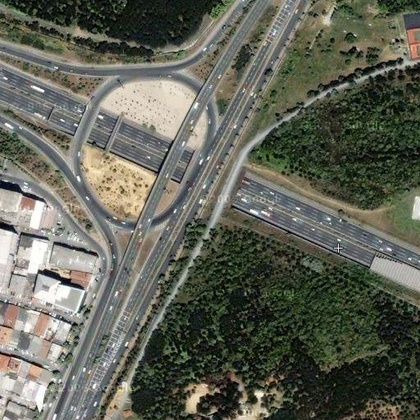
%> input picture new.jpg, 420 x 420 px, shrunk from 512 x 512 before the run
$ octave Untitled.m   (GNU Octave 9; MATLAB toolbox functions it lacks are replaced by stand-ins)
%> lines starting %> are read from the running program, lines starting %| are printed output that depends on the picture; in (x1, y1, x2, y2) boxes, pixels count from 0 and x2, y2 are one past the last pixel; in counts of white or black regions, pixels touching at a corner belong together; the program's own positions count from 1
%> further down, I is the input picture: size 420x420x3 uint8; mean R, G, B 97.3, 99.4, 87.4
### anisodiff2D.m
function diff_im = anisodiff2D(im, num_iter, delta_t, kappa, option)
%> called with num_iter = 20, delta_t = 0.143, kappa = 30, option = 2
%ANISODIFF2D Conventional anisotropic diffusion
%   DIFF_IM = ANISODIFF2D(IM, NUM_ITER, DELTA_T, KAPPA, OPTION) perfoms
%   conventional anisotropic diffusion (Perona & Malik) upon a gray scale
%   image. A 2D network structure of 8 neighboring nodes is considered for
%   diffusion conduction.
%
%       ARGUMENT DESCRIPTION:
%               IM       - gray scale image (MxN).
%               NUM_ITER - number of iterations.
%               DELTA_T  - integration constant (0 <= delta_t <= 1/7).
%                          Usually, due to numerical stability this
%                          parameter is set to its maximum value.
%               KAPPA    - gradient modulus threshold that controls the conduction.
%               OPTION   - conduction coefficient functions proposed by Perona & Malik:
%                          1 - c(x,y,t) = exp(-(nablaI/kappa).^2),
%                              privileges high-contrast edges over low-contrast ones.
%                          2 - c(x,y,t) = 1./(1 + (nablaI/kappa).^2),
%                              privileges wide regions over smaller ones.
%
%       OUTPUT DESCRIPTION:
%                DIFF_IM - (diffused) image with the largest scale-space parameter.
%
%   Example
%   -------------
%   s = phantom(512) + randn(512);
%   num_iter = 15;
%   delta_t = 1/7;
%   kappa = 30;
%   option = 2;
%   ad = anisodiff2D(s,num_iter,delta_t,kappa,option);
%   figure, subplot 121, imshow(s,[]), subplot 122, imshow(ad,[])
%
% See also anisodiff1D, anisodiff3D.

% References:
%   P. Perona and J. Malik.
%   Scale-Space and Edge Detection Using Anisotropic Diffusion.
%   IEEE Transactions on Pattern Analysis and Machine Intelligence,
%   12(7):629-639, July 1990.
%
%   G. Grieg, O. Kubler, R. Kikinis, and F. A. Jolesz.
%   Nonlinear Anisotropic Filtering of MRI Data.
%   IEEE Transactions on Medical Imaging,
%   11(2):221-232, June 1992.
%
%   MATLAB implementation based on Peter Kovesi's anisodiff(.):
%   P. D. Kovesi. MATLAB and Octave Functions for Computer Vision and Image Processing.
%   School of Computer Science & Software Engineering,
%   The University of Western Australia. Available from:
%   <http://www.csse.uwa.edu.au/~pk/research/matlabfns/>.
%
% Credits:
% Daniel Simoes Lopes
% ICIST
% Instituto Superior Tecnico - Universidade Tecnica de Lisboa
% danlopes (at) civil ist utl pt
% http://www.civil.ist.utl.pt/~danlopes
%
% May 2007 original version.

% Convert input image to double.
im = double(im);

% PDE (partial differential equation) initial condition.
diff_im = im;

% Center pixel distances.
dx = 1;
dy = 1;
dd = sqrt(2);

% 2D convolution masks - finite differences.
hN = [0 1 0; 0 -1 0; 0 0 0];
hS = [0 0 0; 0 -1 0; 0 1 0];
hE = [0 0 0; 0 -1 1; 0 0 0];
hW = [0 0 0; 1 -1 0; 0 0 0];
hNE = [0 0 1; 0 -1 0; 0 0 0];
hSE = [0 0 0; 0 -1 0; 0 0 1];
hSW = [0 0 0; 0 -1 0; 1 0 0];
hNW = [1 0 0; 0 -1 0; 0 0 0];

% Anisotropic diffusion.
for t = 1:num_iter

        % Finite differences. [imfilter(.,.,'conv') can be replaced by conv2(.,.,'same')]
        nablaN = imfilter(diff_im,hN,'conv');
        nablaS = imfilter(diff_im,hS,'conv');
        nablaW = imfilter(diff_im,hW,'conv');
        nablaE = imfilter(diff_im,hE,'conv');
        nablaNE = imfilter(diff_im,hNE,'conv');
        nablaSE = imfilter(diff_im,hSE,'conv');
        nablaSW = imfilter(diff_im,hSW,'conv');
        nablaNW = imfilter(diff_im,hNW,'conv');

        % Diffusion function.
        if option == 1
            cN = exp(-(nablaN/kappa).^2);
            cS = exp(-(nablaS/kappa).^2);
            cW = exp(-(nablaW/kappa).^2);
            cE = exp(-(nablaE/kappa).^2);
            cNE = exp(-(nablaNE/kappa).^2);
            cSE = exp(-(nablaSE/kappa).^2);
            cSW = exp(-(nablaSW/kappa).^2);
            cNW = exp(-(nablaNW/kappa).^2);
        elseif option == 2
            cN = 1./(1 + (nablaN/kappa).^2);
            cS = 1./(1 + (nablaS/kappa).^2);
            cW = 1./(1 + (nablaW/kappa).^2);
            cE = 1./(1 + (nablaE/kappa).^2);
            cNE = 1./(1 + (nablaNE/kappa).^2);
            cSE = 1./(1 + (nablaSE/kappa).^2);
            cSW = 1./(1 + (nablaSW/kappa).^2);
            cNW = 1./(1 + (nablaNW/kappa).^2);
        end

        % Discrete PDE solution.
        diff_im = diff_im + ...
                  delta_t*(...
                  (1/(dy^2))*cN.*nablaN + (1/(dy^2))*cS.*nablaS + ...
                  (1/(dx^2))*cW.*nablaW + (1/(dx^2))*cE.*nablaE + ...
                  (1/(dd^2))*cNE.*nablaNE + (1/(dd^2))*cSE.*nablaSE + ...
                  (1/(dd^2))*cSW.*nablaSW + (1/(dd^2))*cNW.*nablaNW );

        % Iteration warning.
        fprintf('\rIteration %d\n',t);
end
%> this loop made 20 passes
%> pass 1, in anisodiff2D, `nablaE = imfilter(diff_im,hE,'conv');`:
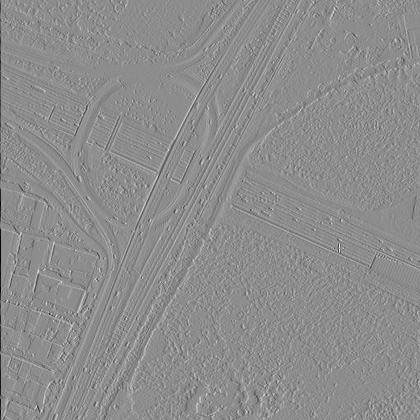
%> nablaE: size 420x420 double; min -249, max 200, mean -0.2; drawn with min black and max white
%> after the loop:
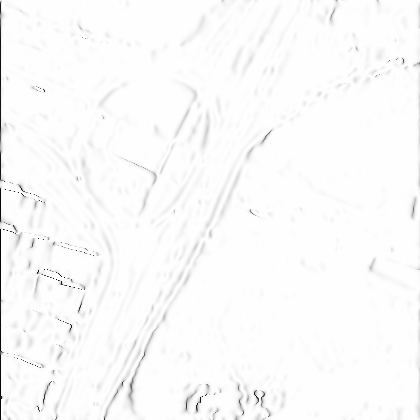
%> cE: size 420x420 double; min 0.0161, max 1, mean 0.985
%> after the loop:
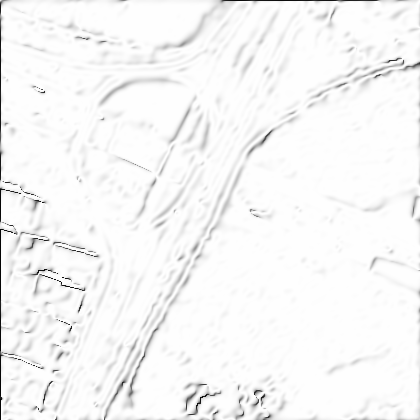
%> cSE: size 420x420 double; min 0.0161, max 1, mean 0.97
%> after the loop:
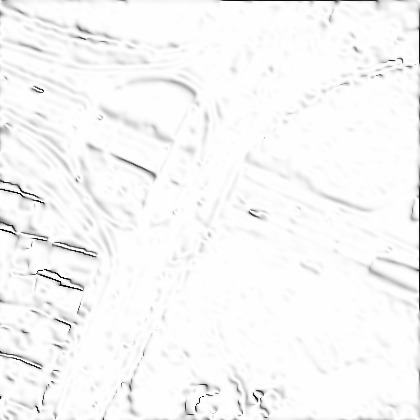
%> cSW: size 420x420 double; min 0.0202, max 1, mean 0.973
%> after the loop:
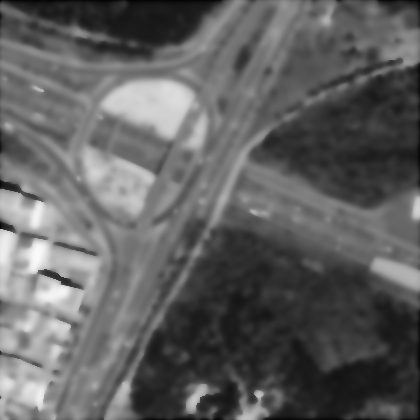
%> diff_im: size 420x420 double; min 3.13, max 251.1, mean 96.9

### Untitled.m
close all;clear all;clc;
I = imread('new.jpg');
figure
imshow(I);
bw_I = rgb2gray(I);
% diff_im = bw_I ;
 diff_im = anisodiff2D(bw_I, 20, 1/7, 30, 2)
imshow(diff_im)


 BW = edge(diff_im,'canny');
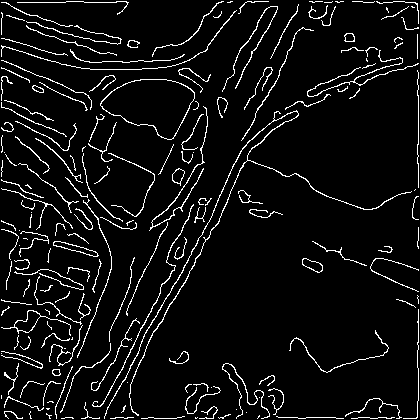
%> BW: size 420x420 logical; 6.4% white in thin lines or dots
% [5 lines of commented-out code are left out]

imshow(BW);
BW_e=im2uint8(BW);
%> BW_e: size 420x420 uint8; 6.4% white in thin lines or dots
I3=bw_I-BW_e;
figure;imshow(I3);
s=size(I3);
%> s = [420 420]
%seuil=140;
img = uint8(zeros(s));
img=I3>140;
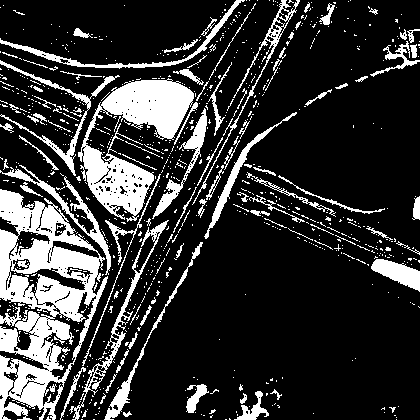
%> img: size 420x420 logical; 20.7% white; 817 white regions (726 under 20 px), largest, box (x1, y1, x2, y2) and area: (0, 189, 108, 420) 12234, (78, 78, 194, 222) 6688, (69, 220, 169, 420) 1232
figure;imshow(img);


%%%%%ù
